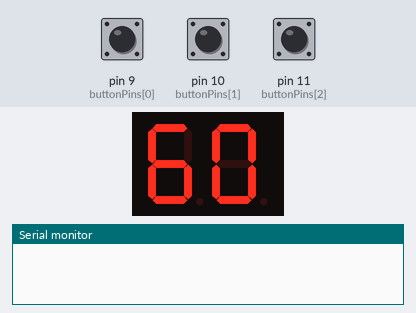
A sketch run on a simulated Arduino Nano, built with avr-gcc and run on an emulated ATmega328P. On the bench: 2-digit seven-segment display, the last lines printed to the serial monitor. Wiring (inferred from the names in the program): 2-digit 7-segment display, segments lit when LOW: segments pin 2, pin 3, pin 4, pin 5, pin 6, pin 7, pin 8; digit selects pin 12, pin 13. Inputs (shaded band) come from the test bench; at power-on: pin 10 (buttonPins[1]) HIGH, pin 9 (buttonPins[0]) HIGH, pin 11 (buttonPins[2]) HIGH. Random numbers use the default seed unless the sketch sets one; the segment pins are drawn as the display they are named for.

Above: at 1.2 s.
1.3 s: pin 10 (buttonPins[1]) pulled LOW for 0.15 s
At 2.3 s:
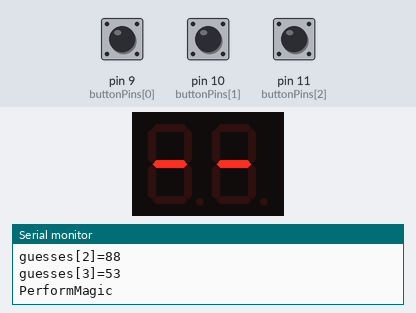
3.1 s: pin 9 (buttonPins[0]) pulled LOW for 1 s
At 5.1 s:
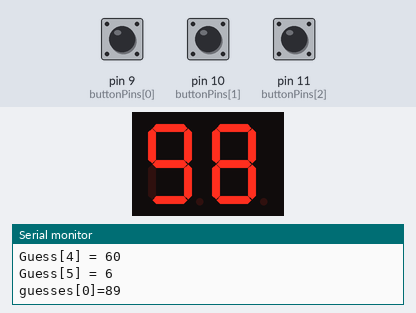
5.6 s: pin 9 (buttonPins[0]) pulled LOW for 0.15 s
At 6.2 s:
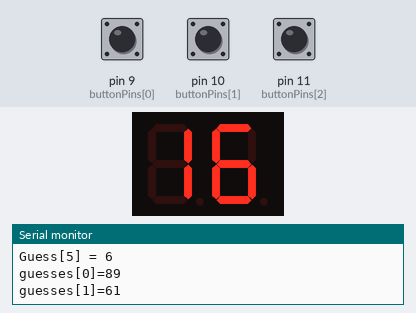
7.3 s: pin 10 (buttonPins[1]) pulled LOW for 1 s
At 8.8 s:
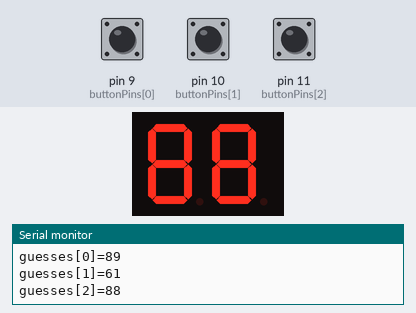
9.8 s: pin 9 (buttonPins[0]) pulsed LOW 5 times (0.12 s each, 0.3 s apart)
At 11.0 s:
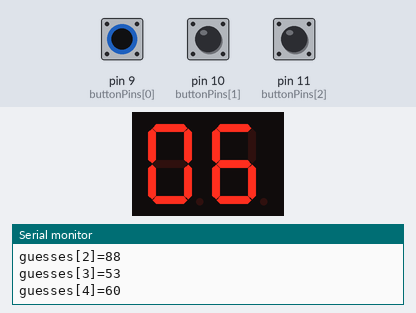
12.8 s: pin 11 (buttonPins[2]) pulled LOW for 0.15 s
Timing chart, 0 to 14.5 s (numbered marks = the images above; inputs shaded):
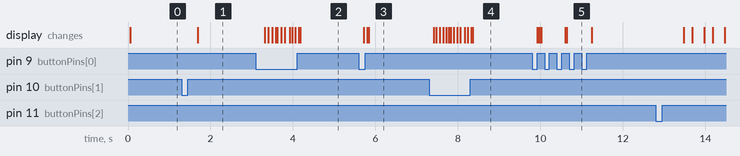

Measured:
- after the input at 1.3 s, the display: changes after 0.39 s (image 1)
- after the input at 3.1 s, the display: first changes after 0.22 s (image 2 shows a later state)
- after the input at 5.6 s, the display: first changes after 0.12 s (image 3 shows a later state)
- after the input at 7.3 s, the display: first changes after 0.12 s (image 4 shows a later state)
- after the input at 9.8 s, the display: first changes after 0.12 s (image 5 shows a later state)

The sketch:

Assistant2.ino
```cpp
#include <TimerOne.h>

/*
   Randomizer - part of the Arduino Psychic Project
   by Hari Wiguna, 2020
*/

const byte segmentPins[] = {2, 3, 4, 5, 6, 7, 8};
const byte digitPins[] = {12, 13};
const byte maxNumber = 99; // Max # that could be displayed with two digits
const byte buttonPins[] = {9, 10, 11};
const byte OFF = HIGH;
const byte ON = LOW;
const byte PRESSED = LOW;

const byte numberMap[] = {
  //.GFEDCBA
  B00111111,  // 0
  B00000110,  // 1
  B01011011,  // 2
  B01001111,  // 3
  B01100110,  // 4
  B01101101,  // 5
  B01111101,  // 6
  B00000111,  // 7
  B01111111,  // 8
  B01101111,  // 9
  B01000000,  // -
  //B01010011,  // ?
};

byte currentNumber;
volatile byte currentDigitIndex = 0;
volatile bool isDisplayOn = true;

#define WAITING_FOR_CHOSEN_NUMBER  0
#define WAITING_FOR_MAGICIAN  1
#define WAITING_FOR_NEXT_GUESS  2
#define WAITING_FOR_NEXT_TRICK  3
byte currentState = WAITING_FOR_CHOSEN_NUMBER;

byte WaitForButton() {
  byte pressedButtonIndex = 255; // none pressed
  do {
    delay(100);
    for (byte buttonIndex = 0; buttonIndex < 3; buttonIndex++)
      if (digitalRead(buttonPins[buttonIndex]) == PRESSED) pressedButtonIndex = buttonIndex;
  } while (pressedButtonIndex == 255);
  return pressedButtonIndex;
}

void DisplayCurrentNumber(void)
{
  digitalWrite(digitPins[currentDigitIndex], OFF); // Turn off last digit index
  currentDigitIndex = 1 - currentDigitIndex; // alternate digit index
  byte currentDigit = (currentDigitIndex == 0) ? currentNumber % 10 : currentNumber / 10;
  if (currentNumber == 0) currentDigit = 10; // Dash
  for (byte i = 0; i < 7; i++) {
    bool isOn = !(bitRead(numberMap[currentDigit], i) && isDisplayOn);
    digitalWrite(segmentPins[i], isOn);
  }
  digitalWrite(digitPins[currentDigitIndex], ON);
}

void setup() {
  Serial.begin(9600);

  for (byte i = 0; i < 7; i++) {
    pinMode(segmentPins[i], OUTPUT);
    digitalWrite(segmentPins[i], OFF);
  }
  for (byte i = 0; i < 2; i++) {
    pinMode(digitPins[i], OUTPUT);
    digitalWrite(digitPins[i], ON);
  }
  for (byte i = 0; i < 3; i++) {
    pinMode(buttonPins[i], INPUT_PULLUP);
  }

  randomSeed(analogRead(A7));
  currentNumber = random(1, maxNumber + 1);

  Timer1.initialize(10000); // call every 0.01 seconds
  Timer1.attachInterrupt(DisplayCurrentNumber);
}

void TestSegments() {
  digitalWrite(digitPins[0], LOW); // common anode off
  digitalWrite(digitPins[1], LOW); // common anode off
  for (byte d = 0; d < 2; d++) {
    digitalWrite(digitPins[d], HIGH); // common anode on
    for (byte i = 0; i < 7; i++) {
      digitalWrite(segmentPins[i], ON);
      delay(150);
      digitalWrite(segmentPins[i], OFF);
      delay(150);
    }
    digitalWrite(digitPins[d], LOW); // common anode off
  }
}

void TestDigits() {
  digitalWrite(digitPins[0], ON); digitalWrite(digitPins[1], OFF); delay(500);
  digitalWrite(digitPins[0], OFF); digitalWrite(digitPins[1], ON); delay(500);
}

void TestButtons() {
  digitalWrite(segmentPins[6], ON);
  for (byte i = 0; i < 2; i++) {
    if (digitalRead(buttonPins[0]) == PRESSED) {
      digitalWrite(digitPins[0], ON); digitalWrite(digitPins[1], OFF);
    }

    if (digitalRead(buttonPins[1]) == PRESSED) {
      digitalWrite(digitPins[0], OFF); digitalWrite(digitPins[1], ON);
    }

    if (digitalRead(buttonPins[2]) == PRESSED) {
      digitalWrite(digitPins[0], OFF); digitalWrite(digitPins[1], OFF);
    }
  }
}

void TestNumbers() {
  digitalWrite(digitPins[0], ON); digitalWrite(digitPins[1], OFF);
  for (byte ni = 0; ni < 10; ni++) {
    for (byte i = 0; i < 7; i++) {
      digitalWrite(segmentPins[i], !bitRead(numberMap[ni], i));
    }
    delay(500);
  }
}

void ShuffleRandomNumber() {
  if (digitalRead(buttonPins[0]) == PRESSED) {
    byte randomNumber = random(1, 100);
    currentNumber = randomNumber;
    delay(50);
  }
}

#include "Magician.h"

bool NumberPicked() {
  if ((currentNumber != 0) && (digitalRead(buttonPins[1]) == PRESSED)) {
    chosenNumber = currentNumber;
  }
  return chosenNumber != 0;
}

void Applause() {
  Serial.println("Applause");
  bool buttonPressed = false;
  do {
    isDisplayOn = !isDisplayOn;
    for (byte i = 0; i < 5; i++) {
      if (digitalRead(buttonPins[0]) == PRESSED) {
        buttonPressed = true;
      }
      delay(50);
    }
  } while (!buttonPressed);
  isDisplayOn = true;

  currentState = WAITING_FOR_CHOSEN_NUMBER;
}


void loop() {
  //TestSegments();
  //TestDigits();
  //TestButtons();
  //TestNumbers();
  //
    switch (currentState) {
      case WAITING_FOR_CHOSEN_NUMBER:
        ShuffleRandomNumber();
        if (NumberPicked()) PrepareMagic();
        break;
      case WAITING_FOR_MAGICIAN:
        PerformMagic();
        break;
    }
}
```

Magician.h
```cpp
// Don't study this file unless you want to ruin the trick. :-)

const byte maxNumberOfGuesses = 6;
byte guesses[maxNumberOfGuesses];
byte numberOfGuesses;
byte sentinelHint;

byte sentinelDigit;
bool isSentinelOnLeft;
byte sentinelNumber;

byte chosenNumber;

void Print(String label, byte number) {
  Serial.print(label);
  Serial.print(" = ");
  Serial.println(number);
}

void PrintElement(String var, byte index, byte value) {
  Serial.print(var);
  Serial.print("[");
  Serial.print(index);
  Serial.print("]=");
  Serial.println(value);
}

byte HintToSentinel(byte sentinelHint) {

  byte firstDigit = sentinelHint / 10;
  byte secondDigit = sentinelHint % 10;
  isSentinelOnLeft = (firstDigit > secondDigit);
  byte sentinelHintDigit =  isSentinelOnLeft ? firstDigit : secondDigit;
  sentinelDigit = 9 - sentinelHintDigit;

  do {
    byte sentinelOtherDigit = random(0, 10);

    sentinelNumber = (isSentinelOnLeft) ?
                     sentinelDigit * 10 + sentinelOtherDigit :
                     sentinelOtherDigit * 10 + sentinelDigit;
  } while (sentinelNumber == 0);

  Print("HintToSentinel. sentinelHint", sentinelHint);
  Print("firstDigit", firstDigit);
  Print("secondDigit", secondDigit);
  Print("isSentinelOnLeft", isSentinelOnLeft);
  Print("sentinelHintDigit", sentinelHintDigit);
  Print("sentinelDigit", sentinelDigit);
  Print("sentinelNumber", sentinelNumber);

  return sentinelNumber;
}

byte PickHint() {
  byte firstDigit, secondDigit;
  do {
    sentinelHint = random(1, maxNumber + 1);
    firstDigit = sentinelHint / 10;
    secondDigit = sentinelHint % 10;
  } while (firstDigit == secondDigit);
  return sentinelHint;
}

byte GoodRandom() {
  byte randomGuess;
  bool conflictWithSentinelDigit, conflictWithSentinelHint, conflictWithChosenNumber;
  do {
    randomGuess = random(1, maxNumber + 1);
    byte valueAtSentinelPosition = isSentinelOnLeft ? randomGuess / 10 : randomGuess % 10;
    conflictWithSentinelDigit = valueAtSentinelPosition == sentinelDigit;
    conflictWithSentinelHint = randomGuess == sentinelHint;
    conflictWithChosenNumber = randomGuess == chosenNumber;
  } while (conflictWithSentinelDigit || conflictWithSentinelHint || conflictWithChosenNumber );
  return randomGuess;
}

void GenerateGuesses() {
  Serial.println("GenerateGuesses");
  guesses[0] = sentinelHint;
  guesses[numberOfGuesses - 2] = sentinelNumber;
  guesses[numberOfGuesses - 1] = chosenNumber;

  // Fill the guesses randomly
  for (byte i = 1; i < (numberOfGuesses - 2); i++) {
    guesses[i] = GoodRandom();
    PrintElement("guesses", i, guesses[i]);
  }
}

//------------------------------------

void PrepareMagic() {
  Print("\nPrepareMagic. chosenNumber", chosenNumber);
  numberOfGuesses = random(3, maxNumberOfGuesses + 1);
  Print("numberOfGuesses", numberOfGuesses);

  do {
    sentinelHint = PickHint();
    sentinelNumber = HintToSentinel(sentinelHint);
  } while ((sentinelHint == chosenNumber) || (sentinelNumber == chosenNumber));

  Print("chosenNumber", chosenNumber);
  Print("sentinelHint", sentinelHint);
  Print("sentinelNumber", sentinelNumber);

  GenerateGuesses();
  currentState = WAITING_FOR_MAGICIAN;
}

void PerformMagic() {
  Serial.println("PerformMagic");
  // First, show "--" to indicate start of guesses...
  currentNumber = 0;
  byte pressedButtonIndex;
  do {
    pressedButtonIndex = WaitForButton();
   // if (pressedButtonIndex == 0) {currentState = WAITING_FOR_CHOSEN_NUMBER; break;}
   // if (pressedButtonIndex == 2) {currentState = WAITING_FOR_NEXT_GUESS; break;}
    if (pressedButtonIndex == 0) {currentState = WAITING_FOR_NEXT_GUESS; break;}
  } while (true);

  if (currentState == WAITING_FOR_NEXT_GUESS) {
    if (numberOfGuesses != 0) { // Make sure PrepareMagic() has filled the guesses array()
      for (byte i = 0; i < numberOfGuesses; i++) {
        Serial.print("Guess["); Serial.print(i); Print("]", guesses[i]);
      }
      for (byte guessIndex = 0; guessIndex < numberOfGuesses; guessIndex++) {
        // Wait for either buttons to be pressed
        do {
          delay(50);
        } while ((digitalRead(buttonPins[0]) != PRESSED) && (digitalRead(buttonPins[1]) != PRESSED));
        PrintElement("guesses", guessIndex, guesses[guessIndex]);

        // Keep showing random numbers while either button is pressed.
        do {
          currentNumber = random(1,100);
          delay(50);
        } while ((digitalRead(buttonPins[0]) == PRESSED) || (digitalRead(buttonPins[1]) == PRESSED));
        currentNumber = guesses[guessIndex]; // When they released the button sneak in the real current#

        delay(500); // Let them release the button before checking for another keypress
      }

      Serial.println("all guesses shown");

      Serial.println("Waiting for button to applause");
      pressedButtonIndex = WaitForButton(); // does not matter which button they press.
      Print("Button pressed for applause. pressedButtonIndex", pressedButtonIndex);

      delay(500); // allow them to release the button long enough before checking to dismiss applause

      currentState = WAITING_FOR_NEXT_TRICK;
      Applause(); // until they press button 0 to get another random#
      numberOfGuesses = 0; // Get ready for next show
      chosenNumber = 0;
    }
  }
}
```
